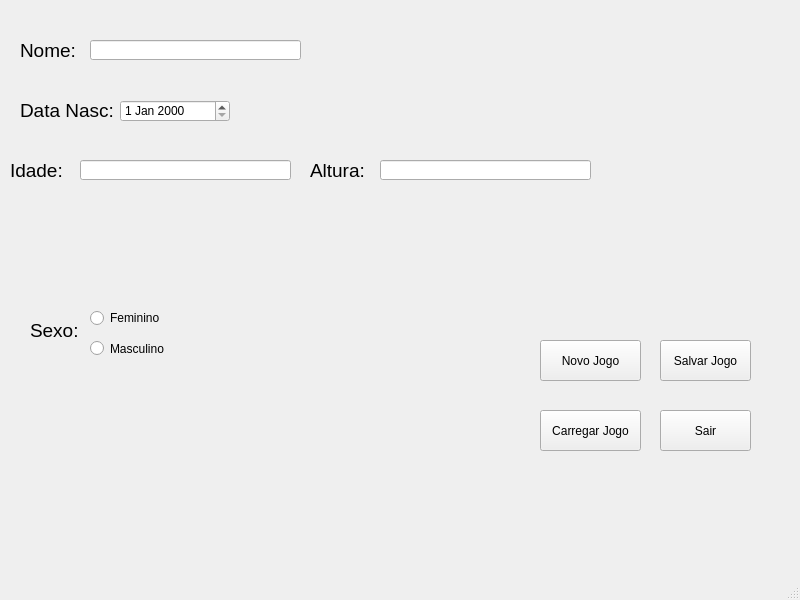
<?xml version="1.0" encoding="UTF-8"?>
<ui version="4.0">
 <class>MainWindow</class>
 <widget class="QMainWindow" name="MainWindow">
  <property name="geometry">
   <rect>
    <x>0</x>
    <y>0</y>
    <width>800</width>
    <height>600</height>
   </rect>
  </property>
  <property name="windowTitle">
   <string>MainWindow</string>
  </property>
  <widget class="QWidget" name="centralwidget">
   <widget class="QPushButton" name="pushButton_Salvar">
    <property name="geometry">
     <rect>
      <x>660</x>
      <y>340</y>
      <width>91</width>
      <height>41</height>
     </rect>
    </property>
    <property name="text">
     <string>Salvar Jogo</string>
    </property>
   </widget>
   <widget class="QPushButton" name="pushButton_Novo">
    <property name="geometry">
     <rect>
      <x>540</x>
      <y>340</y>
      <width>101</width>
      <height>41</height>
     </rect>
    </property>
    <property name="text">
     <string>Novo Jogo</string>
    </property>
   </widget>
   <widget class="QPushButton" name="pushButton_Carregar">
    <property name="geometry">
     <rect>
      <x>540</x>
      <y>410</y>
      <width>101</width>
      <height>41</height>
     </rect>
    </property>
    <property name="text">
     <string>Carregar Jogo</string>
    </property>
   </widget>
   <widget class="QPushButton" name="pushButton_Sair">
    <property name="geometry">
     <rect>
      <x>660</x>
      <y>410</y>
      <width>91</width>
      <height>41</height>
     </rect>
    </property>
    <property name="text">
     <string>Sair</string>
    </property>
   </widget>
   <widget class="QLabel" name="label">
    <property name="geometry">
     <rect>
      <x>30</x>
      <y>310</y>
      <width>71</width>
      <height>41</height>
     </rect>
    </property>
    <property name="font">
     <font>
      <pointsize>14</pointsize>
     </font>
    </property>
    <property name="text">
     <string>Sexo:</string>
    </property>
   </widget>
   <widget class="QRadioButton" name="radioButton_F">
    <property name="geometry">
     <rect>
      <x>90</x>
      <y>310</y>
      <width>91</width>
      <height>16</height>
     </rect>
    </property>
    <property name="text">
     <string>Feminino</string>
    </property>
   </widget>
   <widget class="QRadioButton" name="radioButton_M">
    <property name="geometry">
     <rect>
      <x>90</x>
      <y>340</y>
      <width>82</width>
      <height>17</height>
     </rect>
    </property>
    <property name="text">
     <string>Masculino</string>
    </property>
   </widget>
   <widget class="QLabel" name="label_2">
    <property name="geometry">
     <rect>
      <x>20</x>
      <y>40</y>
      <width>71</width>
      <height>21</height>
     </rect>
    </property>
    <property name="font">
     <font>
      <pointsize>14</pointsize>
     </font>
    </property>
    <property name="text">
     <string>Nome:</string>
    </property>
   </widget>
   <widget class="QLineEdit" name="lineEdit_Nome">
    <property name="geometry">
     <rect>
      <x>90</x>
      <y>40</y>
      <width>211</width>
      <height>20</height>
     </rect>
    </property>
   </widget>
   <widget class="QLabel" name="label_3">
    <property name="geometry">
     <rect>
      <x>20</x>
      <y>100</y>
      <width>101</width>
      <height>21</height>
     </rect>
    </property>
    <property name="font">
     <font>
      <pointsize>14</pointsize>
     </font>
    </property>
    <property name="text">
     <string>Data Nasc:</string>
    </property>
   </widget>
   <widget class="QLineEdit" name="lineEdit_Idade">
    <property name="geometry">
     <rect>
      <x>80</x>
      <y>160</y>
      <width>211</width>
      <height>20</height>
     </rect>
    </property>
   </widget>
   <widget class="QLabel" name="label_4">
    <property name="geometry">
     <rect>
      <x>10</x>
      <y>160</y>
      <width>61</width>
      <height>21</height>
     </rect>
    </property>
    <property name="font">
     <font>
      <pointsize>14</pointsize>
     </font>
    </property>
    <property name="text">
     <string>Idade:</string>
    </property>
   </widget>
   <widget class="QLabel" name="label_5">
    <property name="geometry">
     <rect>
      <x>310</x>
      <y>160</y>
      <width>61</width>
      <height>21</height>
     </rect>
    </property>
    <property name="font">
     <font>
      <pointsize>14</pointsize>
     </font>
    </property>
    <property name="text">
     <string>Altura:</string>
    </property>
   </widget>
   <widget class="QLineEdit" name="lineEdit_Altura">
    <property name="geometry">
     <rect>
      <x>380</x>
      <y>160</y>
      <width>211</width>
      <height>20</height>
     </rect>
    </property>
   </widget>
   <widget class="QDateEdit" name="dateEdit_Data">
    <property name="geometry">
     <rect>
      <x>120</x>
      <y>100</y>
      <width>110</width>
      <height>22</height>
     </rect>
    </property>
   </widget>
  </widget>
  <widget class="QMenuBar" name="menubar">
   <property name="geometry">
    <rect>
     <x>0</x>
     <y>0</y>
     <width>800</width>
     <height>21</height>
    </rect>
   </property>
  </widget>
  <widget class="QStatusBar" name="statusbar"/>
 </widget>
 <resources/>
 <connections/>
</ui>
